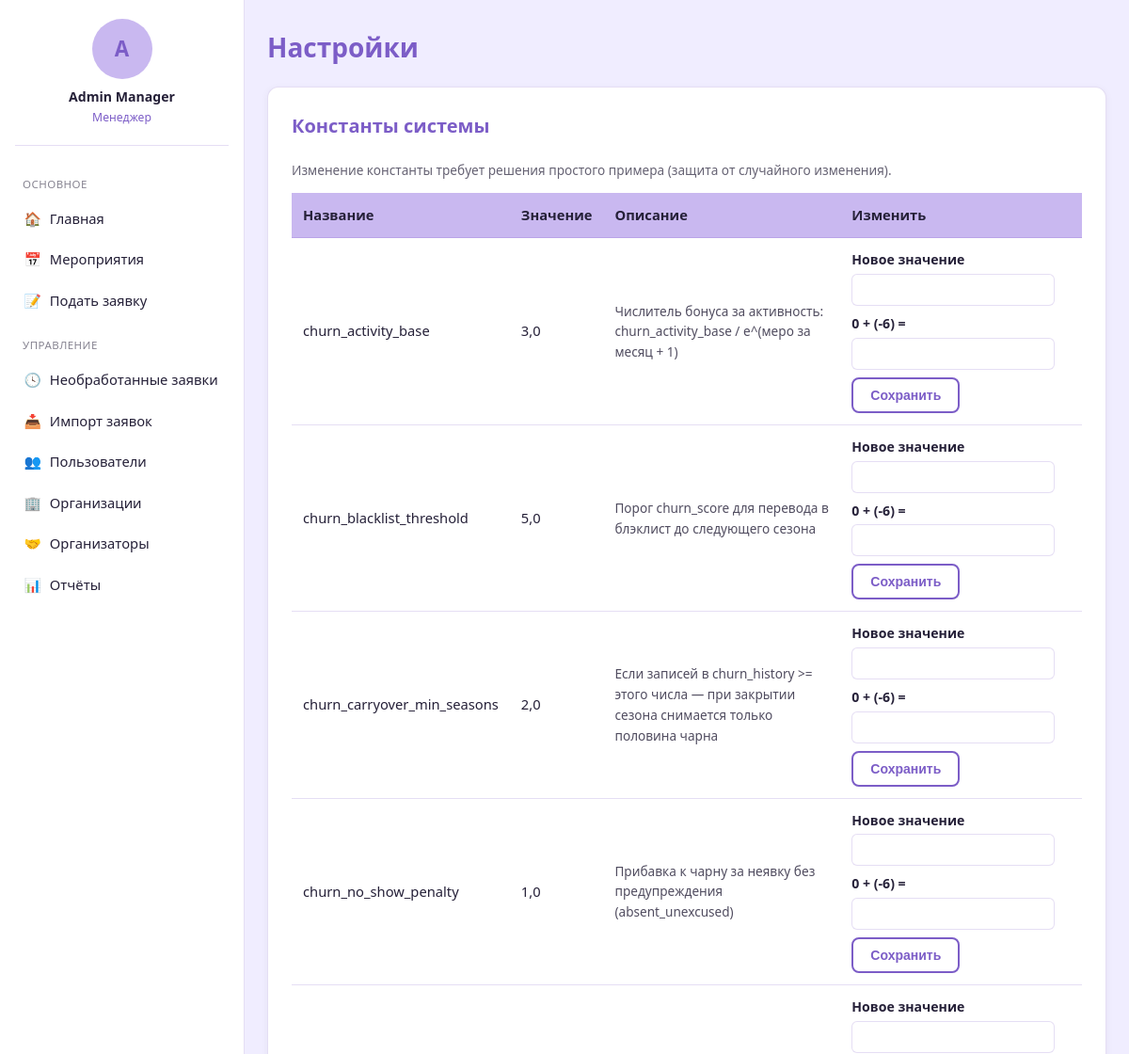
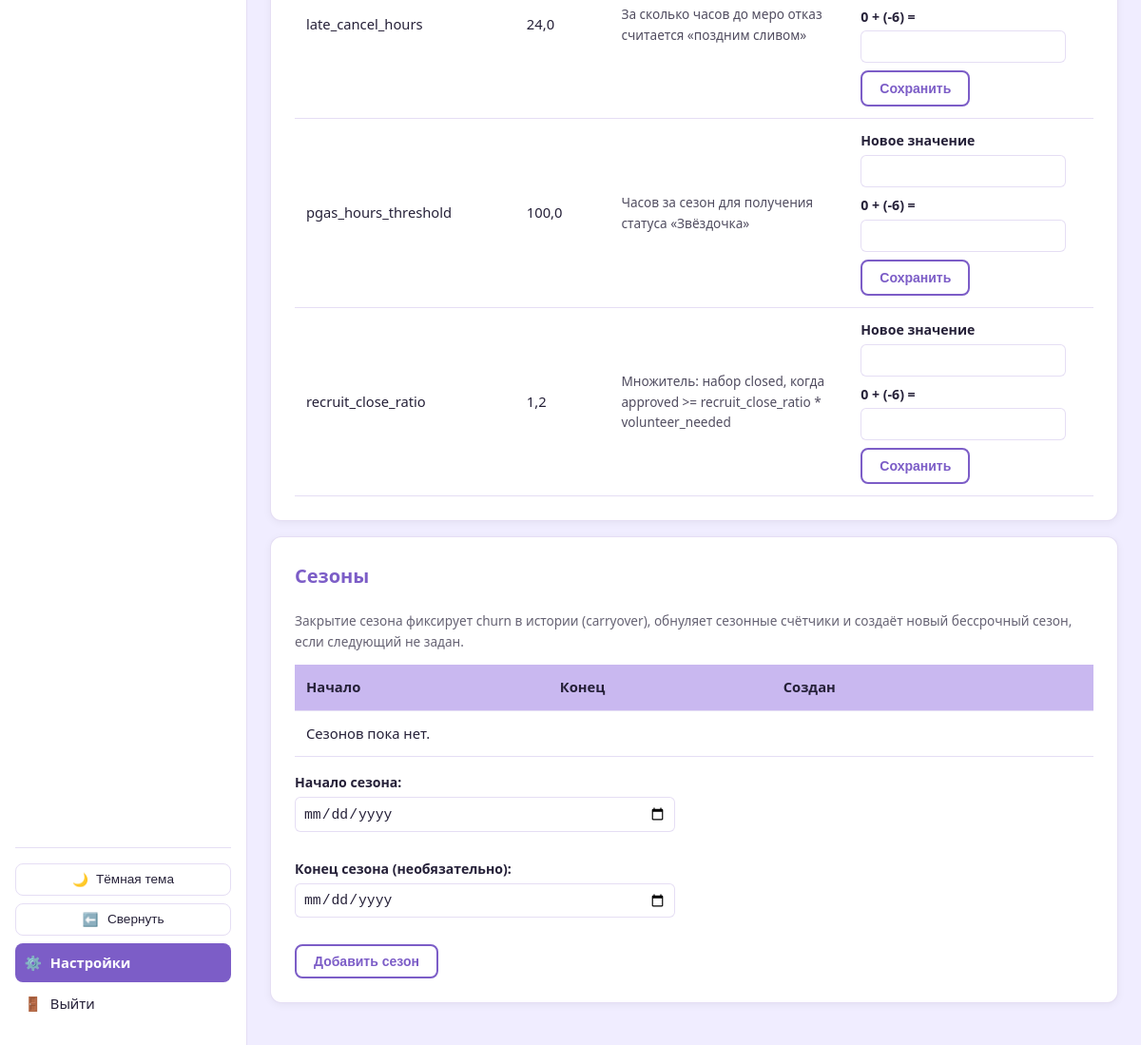
Screenshot of /settings/ (signed in) with the database file from the repository (2 pictures, top to bottom).
### blog/models.py (models this page shows, shortened)
class User(AbstractBaseUser):
    GENDER_CHOICES = [
        ('male', 'Мужской'),
        ('female', 'Женский'),
    ]
    STATUS_CHOICES = [
        ('active', 'Активен'),
        ('inactive', 'Неактивен'),
        ('blacklisted', 'В блэклисте'),
    ]
    id = models.AutoField(primary_key=True)
    system_username = models.CharField(max_length=50, blank=True, null=True, db_index=True)
    telegram_id = models.CharField(max_length=50, unique=True, db_index=True)
    telegram_username = models.CharField(max_length=100, blank=True, null=True)
    VK_username = models.CharField(max_length=100, blank=True, null=True)
    first_name = models.CharField(max_length=100, blank=True, null=True)
    last_name = models.CharField(max_length=100, blank=True, null=True)
    email = models.EmailField(blank=True, null=True)
    phone = models.CharField(max_length=20, blank=True, null=True)
    birthday = models.DateField(blank=True, null=True)
    about = models.TextField(blank=True, null=True)
    gender = models.CharField(max_length=10, choices=GENDER_CHOICES, blank=True, null=True)
    status = models.CharField(max_length=20, choices=STATUS_CHOICES, default='active')
    comment = models.TextField(blank=True, null=True)
    created_at = models.DateTimeField(auto_now_add=True)
    last_event_at = models.DateTimeField(blank=True, null=True)
    total_event_count = models.IntegerField(default=0)
    season_event_count = models.IntegerField(default=0)
    total_hours = models.IntegerField(default=0)
    season_hours = models.IntegerField(default=0)
    churn_score = models.FloatField(default=0)
    login = models.CharField(max_length=50, unique=True, blank=True, null=True)
    web_credentials_set_at = models.DateTimeField(blank=True, null=True)
    notify_new_events = models.BooleanField(default=True)
    objects = UserManager()
    USERNAME_FIELD = 'telegram_id'
    REQUIRED_FIELDS = []
    class Meta:
        db_table = 'users'
        verbose_name = 'Пользователь'
        verbose_name_plural = 'Пользователи'
    @property
    def full_name(self):
        return f"{self.first_name or ''} {self.last_name or ''}".strip() or self.telegram_username or self.telegram_id

class Const(models.Model):
    id = models.AutoField(primary_key=True)
    name = models.CharField(max_length=100, unique=True)
    value = models.FloatField()
    description = models.TextField(blank=True, null=True)
    created_at = models.DateTimeField(auto_now_add=True)
    updated_at = models.DateTimeField(auto_now=True)
    class Meta:
        db_table = 'const'
        verbose_name = 'Константа'
        verbose_name_plural = 'Константы'

### blog/views.py (the view, shortened to what this page needs)
# urls.py: path('settings/', views.settings_view, name='settings'),
@manager_required
def settings_view(request):
    consts = Const.objects.order_by('name')
    seasons = Season.objects.order_by('-start_season')
    if request.method == 'POST' and request.POST.get('action') == 'add_season':
        season_form = SeasonForm(request.POST)
        if season_form.is_valid():
            season_form.save()
            messages.success(request, 'Сезон добавлен.')
            return redirect('settings')
    else:
        season_form = SeasonForm()
    captcha_question = _new_captcha(request)
    return render(request, 'blog/settings.html', {
        'consts': consts,
        'seasons': seasons,
        'season_form': season_form,
        'captcha_question': captcha_question,
    })

### blog/forms.py
class SeasonForm(forms.ModelForm):
    class Meta:
        model = Season
        fields = ['start_season', 'end_season']
        labels = {
            'start_season': 'Начало сезона',
            'end_season': 'Конец сезона (необязательно)',
        }
        widgets = {
            'start_season': forms.DateInput(attrs={'type': 'date'}),
            'end_season': forms.DateInput(attrs={'type': 'date'}),
        }
    def __init__(self, *args, **kwargs):
        super().__init__(*args, **kwargs)
        self.fields['end_season'].required = False

### blog/context_processors.py (called while the page is built)
def role_flags(request):
    user = getattr(request, 'user', None)
    authenticated = bool(user and user.is_authenticated)
    return {
        'is_manager': is_manager(user) if authenticated else False,
        'is_team_leader': is_team_leader(user) if authenticated else False,
        'role_label': role_label(user) if authenticated else None,
    }

### blog/services/roles.py (called while the page is built)
def is_manager(user: User) -> bool:
    if not user or not user.is_authenticated:
        return False
    return user.manager_roles.filter(revoked_at__isnull=True).exists()

def is_team_leader(user: User) -> bool:
    if not user or not user.is_authenticated:
        return False
    return user.team_leader_roles.filter(revoked_at__isnull=True).exists()

def role_label(user: User) -> str:
    if is_manager(user):
        return 'Менеджер'
    if is_team_leader(user):
        return 'Тим-лидер'
    return 'Волонтёр'

### blog/views.py (called while the page is built)
def _new_captcha(request):
    x = random.randint(-10, 10)
    y = random.randint(-10, 10)
    request.session['captcha_answer'] = x + y
    return f'{x} + ({y})' if y < 0 else f'{x} + {y}'

### blog/templates/blog/settings.html (shortened to what this page needs)
{% extends 'blog/base.html' %}
{% block content %}
<h1>Настройки</h1>
<div class="card">
    <h3>Константы системы</h3>
    <p style="opacity:0.7; font-size:0.85rem;">Изменение константы требует решения простого примера (защита от случайного изменения).</p>
    <table>
        <thead><tr><th>Название</th><th>Значение</th><th>Описание</th><th>Изменить</th></tr></thead>
        <tbody>
        {% for const in consts %}
            <tr>
                <td>{{ const.name }}</td>
                <td>{{ const.value }}</td>
                <td style="opacity:0.8; font-size:0.85rem;">{{ const.description|default:"—" }}</td>
                <td>
                    <form method="post" style="display:flex; gap:0.5rem; align-items:flex-end; flex-wrap:wrap; margin-bottom:0;">
                        <div style="min-width:120px;">
                            <label>Новое значение</label>
                            <input type="number" step="any" name="value" value="{{ const.value }}" required style="margin-bottom:0;">
                        </div>
                        <div style="min-width:160px;">
                            <label>{{ captcha_question }} =</label>
                            <input type="number" name="answer" required style="margin-bottom:0;">
                        </div>
                        <button type="submit" class="btn secondary" style="height:38px;">Сохранить</button>
                    </form>
                </td>
            </tr>
        {% empty %}
            <tr><td colspan="4">Константы не заданы.</td></tr>
        {% endfor %}
        </tbody>
    </table>
</div>
<div class="card">
    <h3>Сезоны</h3>
    <p style="opacity:0.7; font-size:0.85rem;">Закрытие сезона фиксирует churn в истории (carryover), обнуляет сезонные счётчики и создаёт новый бессрочный сезон, если следующий не задан.</p>
    <table>
        <thead><tr><th>Начало</th><th>Конец</th><th>Создан</th><th></th></tr></thead>
        <tbody>
        {% for season in seasons %}
            <tr>
                <td>{{ season.start_season }}</td>
                <td>{% if season.end_season %}{{ season.end_season }}{% else %}<span class="badge warn">Бессрочный — задайте дату конца</span>{% endif %}</td>
                <td>{{ season.created_at }}</td>
                <td>
                    <form method="post" class="inline" onsubmit="return confirm('Закрыть сезон? Churn будет зафиксирован, сезонные счётчики обнулены.');">
                        {% csrf_token %}
                        <input type="hidden" name="action" value="close_season">
                        <input type="hidden" name="season_id" value="{{ season.id }}">
                        <button type="submit" class="btn danger" style="padding:0.25rem 0.6rem;">Закрыть сезон</button>
                    </form>
                </td>
            </tr>
        {% empty %}
            <tr><td colspan="4">Сезонов пока нет.</td></tr>
        {% endfor %}
        </tbody>
    </table>
    <form method="post" style="margin-top:1rem; max-width:400px;">
        {{ season_form.as_p }}
        <button type="submit" class="btn secondary">Добавить сезон</button>
    </form>
</div>
{% endblock %}

### blog/templates/blog/base.html (shortened to what this page needs)
{% load static %}<!DOCTYPE html>
<html lang="ru">
<head>
</head>
<body class="{% if request.COOKIES.sidebar_collapsed == '1' %}sidebar-collapsed{% endif %}">
{% if user.is_authenticated %}
<aside class="sidebar">
    <a href="{% url 'profile_detail' user.id %}" class="sidebar-account">
        <div class="avatar-placeholder">{{ user.full_name|slice:":1"|upper }}</div>
        <div class="username">{{ user.full_name }}</div>
        <div class="role">{{ role_label }}</div>
    </a>
    <div class="nav-section-title">Основное</div>
    <a href="{% url 'dashboard' %}" class="nav-link {% if request.resolver_match.url_name == 'dashboard' %}active{% endif %}" title="Главная"><span class="icon">🏠</span><span class="nav-label"> Главная</span></a>
    <a href="{% url 'event_list' %}" class="nav-link {% if request.resolver_match.url_name in 'event_list,event_detail' %}active{% endif %}" title="Мероприятия"><span class="icon">📅</span><span class="nav-label"> Мероприятия</span></a>
    <a href="{% url 'application_create' %}" class="nav-link " title="Подать заявку"><span class="icon">📝</span><span class="nav-label"> Подать заявку</span></a>
    {% if is_manager %}
    <div class="nav-section-title">Управление</div>
    <a href="{% url 'pending_applications' %}" class="nav-link " title="Необработанные заявки"><span class="icon">🕓</span><span class="nav-label"> Необработанные заявки</span></a>
    <a href="{% url 'import_preview' %}" class="nav-link " title="Импорт заявок"><span class="icon">📥</span><span class="nav-label"> Импорт заявок</span></a>
    <a href="{% url 'user_list' %}" class="nav-link {% if request.resolver_match.url_name == 'user_list' %}active{% endif %}" title="Пользователи"><span class="icon">👥</span><span class="nav-label"> Пользователи</span></a>
    <a href="{% url 'organizations_list' %}" class="nav-link " title="Организации"><span class="icon">🏢</span><span class="nav-label"> Организации</span></a>
    <a href="{% url 'organizer_list' %}" class="nav-link " title="Организаторы"><span class="icon">🤝</span><span class="nav-label"> Организаторы</span></a>
    <a href="{% url 'report_period' %}" class="nav-link {% if request.resolver_match.url_name == 'report_period' %}active{% endif %}" title="Отчёты"><span class="icon">📊</span><span class="nav-label"> Отчёты</span></a>
    {% endif %}
    <div class="sidebar-footer">
        <button type="button" class="theme-toggle" id="theme-toggle" title="Тема">
            <span class="icon" id="theme-icon">🌙</span><span class="theme-label" id="theme-label"> Тёмная тема</span>
        </button>
        <button type="button" class="sidebar-toggle" id="sidebar-toggle" title="Свернуть панель">
            <span class="icon" id="sidebar-toggle-icon">⬅️</span><span class="nav-label" id="sidebar-toggle-label"> Свернуть</span>
        </button>
        <a href="{% url 'settings' %}" class="nav-link {% if request.resolver_match.url_name == 'settings' %}active{% endif %}" title="Настройки"><span class="icon">⚙️</span><span class="nav-label"> Настройки</span></a>
        <a href="{% url 'logout' %}" class="nav-link" title="Выйти"><span class="icon">🚪</span><span class="nav-label"> Выйти</span></a>
    </div>
</aside>
{% endif %}
<div class="page-wrapper" style="{% if not user.is_authenticated %}margin-left:0;{% endif %}">
    <main>
        {% block content %}{% endblock %}
    </main>
</div>
</body>
</html>

### blog/templates/blog/base.html (style rules this page uses)
:root, [data-theme="light"] { --bg: #F0EDFF; --surface: #FFFFFF; --primary: #7C5DC7; --primary-contrast: #FFFFFF; --secondary: #C9B8F0; --text: #252038; --success: #A895E8; --danger: #C0392B; --border: rgba(124, 93, 199, 0.2); --sidebar-width: 260px; --sidebar-width-collapsed: 68px; }
* { box-sizing: border-box; }
body { margin: 0; font-family: 'Segoe UI', Tahoma, Geneva, Verdana, sans-serif; font-size: 16px; line-height: 1.6; background: var(--bg); color: var(--text); }
a { color: inherit; }
.sidebar { position: fixed; top: 0; left: 0; bottom: 0; width: var(--sidebar-width); background: var(--surface); border-right: 1px solid var(--border); display: flex; flex-direction: column; padding: 1.25rem 1rem; overflow-x: hidden; overflow-y: auto; transition: width 0.2s ease; z-index: 10; }
.sidebar-account { display: flex; flex-direction: column; align-items: center; text-align: center; text-decoration: none; padding-bottom: 1.25rem; margin-bottom: 1rem; border-bottom: 1px solid var(--border); }
.avatar-placeholder { width: 64px; height: 64px; border-radius: 50%; background: var(--secondary); display: flex; align-items: center; justify-content: center; font-size: 1.4rem; font-weight: 700; color: var(--primary); margin-bottom: 0.5rem; flex-shrink: 0; }
.sidebar-account .username { font-size: 0.88rem; font-weight: 600; color: var(--text); }
.sidebar-account .role { font-size: 0.76rem; color: var(--primary); }
.nav-section-title { font-size: 0.72rem; text-transform: uppercase; letter-spacing: 0.04em; color: var(--text); opacity: 0.55; margin: 1rem 0 0.4rem; padding: 0 0.5rem; white-space: nowrap; }
.nav-link { display: flex; align-items: center; gap: 0.6rem; padding: 0.55rem 0.6rem; border-radius: 8px; text-decoration: none; color: var(--text); font-size: 0.92rem; margin-bottom: 0.15rem; white-space: nowrap; }
.nav-link .icon { width: 1.2em; text-align: center; flex-shrink: 0; }
.nav-link.active { background: var(--primary); color: var(--primary-contrast); font-weight: 600; }
.sidebar-footer { margin-top: auto; padding-top: 1rem; border-top: 1px solid var(--border); }
.sidebar-toggle { display: flex; align-items: center; justify-content: center; gap: 0.6rem; width: 100%; background: none; border: 1px solid var(--border); border-radius: 8px; color: var(--text); padding: 0.5rem; cursor: pointer; font-size: 0.85rem; margin-bottom: 0.5rem; }
.theme-toggle { display: flex; align-items: center; justify-content: center; gap: 0.5rem; width: 100%; background: none; border: 1px solid var(--border); border-radius: 8px; color: var(--text); padding: 0.5rem; cursor: pointer; font-size: 0.85rem; margin-bottom: 0.5rem; }
.page-wrapper { margin-left: var(--sidebar-width); min-height: 100vh; transition: margin-left 0.2s ease; }
main { max-width: 1100px; margin: 0 auto; padding: 1.75rem 1.5rem; }
h1 { font-size: 28px; font-weight: 700; color: var(--primary); margin-top: 0; }
h2, h3 { font-weight: 600; color: var(--primary); }
h3 { font-size: 20px; margin-top: 0; }
.card { background: var(--surface); border: 1px solid var(--border); border-radius: 12px; box-shadow: 0 2px 8px rgba(0,0,0,0.05); padding: 25px; margin-bottom: 1rem; }
table { width: 100%; border-collapse: collapse; }
th, td { text-align: left; padding: 12px; border-bottom: 1px solid var(--border); font-size: 0.92rem; }
th { background: var(--secondary); color: var(--text); font-weight: 700; }
.btn { display: inline-block; background: var(--primary); color: var(--primary-contrast); padding: 10px 20px; border-radius: 8px; border: none; text-decoration: none; font-size: 14px; font-weight: 600; cursor: pointer; }
.btn.secondary { background: transparent; color: var(--primary); border: 2px solid var(--primary); padding: 8px 18px; }
input, select, textarea { width: 100%; padding: 0.5rem; border: 1px solid var(--border); border-radius: 6px; font-size: 0.92rem; margin-bottom: 0.75rem; background: var(--surface); color: var(--text); }
label { font-weight: 600; font-size: 0.88rem; display: block; margin-bottom: 0.2rem; }

### rows the page displays
User: full_name "A", full_name "Admin Manager"
Const: name "churn_activity_base", value "3,0", description "Числитель бонуса за активность: churn_activity_base / e^(меро за месяц + 1)", captcha_question "0 + (-6)"
Const: name "churn_blacklist_threshold", value "5,0", description "Порог churn_score для перевода в блэклист до следующего сезона", captcha_question "0 + (-6)"
Const: name "churn_carryover_min_seasons", value "2,0", description "Если записей в churn_history >= этого числа — при закрытии сезона снимается только половина чарна", captcha_question "0 + (-6)"
Const: name "churn_no_show_penalty", value "1,0", description "Прибавка к чарну за неявку без предупреждения (absent_unexcused)", captcha_question "0 + (-6)"
Const: name "late_cancel_hours", value "24,0", description "За сколько часов до меро отказ считается «поздним сливом»", captcha_question "0 + (-6)"
Const: name "pgas_hours_threshold", value "100,0", description "Часов за сезон для получения статуса «Звёздочка»", captcha_question "0 + (-6)"
Const: name "recruit_close_ratio", value "1,2", description "Множитель: набор closed, когда approved >= recruit_close_ratio * volunteer_needed", captcha_question "0 + (-6)"

### other values shown
{{ role_label }} "Менеджер"
